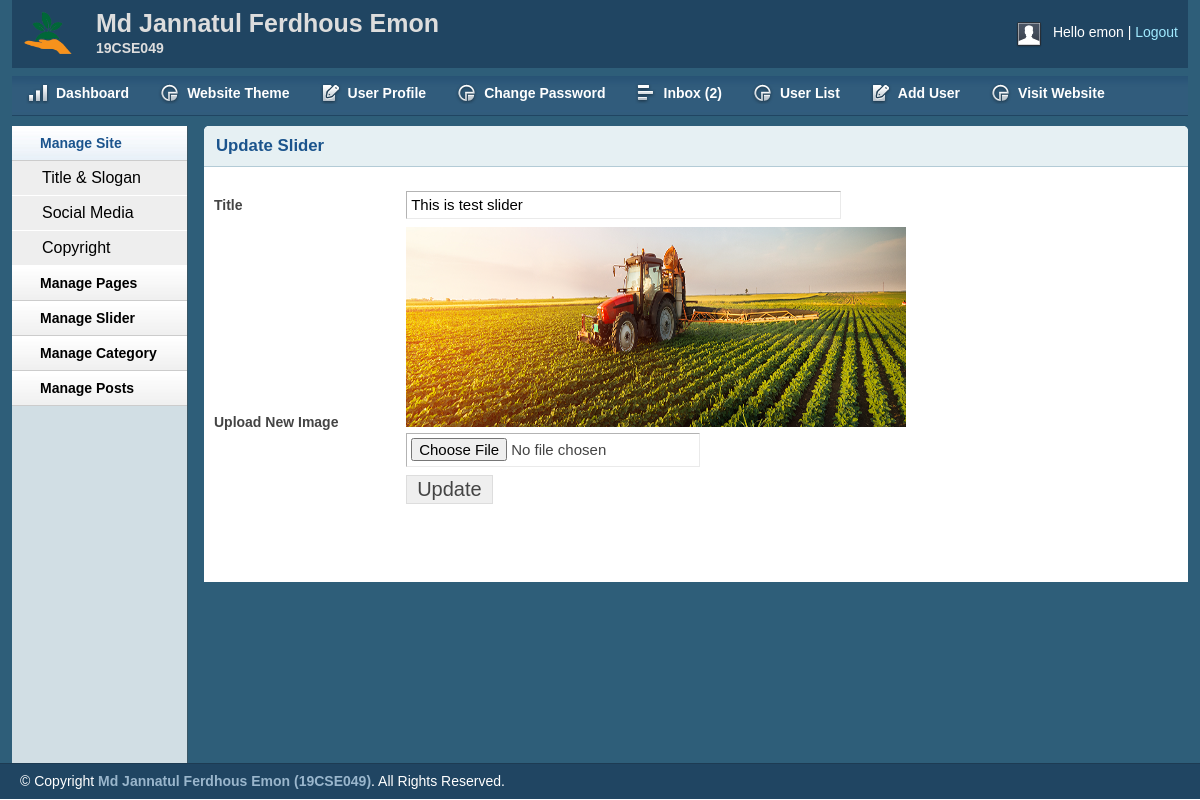
Page /admin/editslider.php?sliderid=4 (signed in) on the committed database.
### tables this page shows
CREATE TABLE `title_slogan` (
  `id` int(11) NOT NULL,
  `title` varchar(255) NOT NULL,
  `slogan` varchar(255) NOT NULL,
  `logo` varchar(255) NOT NULL
);

CREATE TABLE `slider` (
  `id` int(11) NOT NULL,
  `title` varchar(255) NOT NULL,
  `image` varchar(255) NOT NULL
);

### lib/Database.php (called while the page is built, shortened)
<?php
Class Database{
	public $host   = DB_HOST;
	public $user   = DB_USER;
	public $pass   = DB_PASS;
	public $dbname = DB_NAME;
	public $link;
	private function connectDB(){
	$this->link = new mysqli($this->host, $this->user, $this->pass, $this->dbname);
 }
	public function select($query){
		$result = $this->link->query($query) or die($this->link->error.__LINE__);
		if($result->num_rows > 0){
			return $result;
		} else {
			return false;
		}
	}
}

### lib/Session.php (called while the page is built, shortened)
<?php
    class Session{
        public static function get($key){
            if(isset($_SESSION[$key])){
               return $_SESSION[$key];
            }
            else{
                return false;
            }
        }
    }
?>

### admin/editslider.php (the view, shortened to what this page needs)
<?php include 'inc/header.php';?>
<?php include 'inc/sidebar.php';?>
<?php
    if(!isset($_GET['sliderid']) || $_GET['sliderid'] == NULL){
        echo "<script>window.location = 'sliderlist.php';</script>";
    }
    else{
        $sliderid = $_GET['sliderid'];
    }
?>
        <div class="grid_10">
            <div class="box round first grid">
                <h2>Update Slider</h2>
                <div class="block">
                <?php
                    $query = "select * from slider where id='$sliderid'";
                    $getslider = $db->select($query);
                    if($getslider){
                        while($result = $getslider->fetch_assoc()){
                ?>
                 <form action="" method="post" enctype="multipart/form-data">
                    <table class="form">
                        <tr>
                            <td>
                                <label>Title</label>
                            </td>
                            <td>
                                <input type="text" name="title" value="<?php echo $result['title']; ?>" class="medium" />
                            </td>
                        </tr>
                        <tr>
                            <td>
                                <label>Upload New Image</label>
                            </td>
                            <td>
                                <img src="<?php echo $result['image']; ?>" height="200px" width="500px"/></br>
                                <input type="file" name="image"/>
                            </td>
                        </tr>
						<tr>
                            <td></td>
                            <td>
                                <input type="submit" name="submit" Value="Update" />
                            </td>
                        </tr>
                    </table>
                    </form>
                    <?php } } ?>
                </div>
            </div>
        </div>
<?php include 'inc/footer.php';?>

### admin/inc/header.php (shortened to what this page needs)
<?php
include '../lib/Session.php';
?>
<?php include '../lib/Database.php';?>
<?php
	$db = new Database();
?>
<!DOCTYPE html>
<html>
<head>
<link rel="stylesheet" type="text/css" href="css/reset.css" media="screen" />
<link rel="stylesheet" type="text/css" href="css/text.css" media="screen" />
<link rel="stylesheet" type="text/css" href="css/grid.css" media="screen" />
<link rel="stylesheet" type="text/css" href="css/layout.css" media="screen" />
<link rel="stylesheet" type="text/css" href="css/nav.css" media="screen" />
<link href="css/table/demo_page.css" rel="stylesheet" type="text/css" />
</head>
<body>
<div class="container_12">
    <div class="grid_12 header-repeat">
    <?php
        $query = "select * from title_slogan where id='1'";
        $blog = $db->select($query);
        if($blog){
            while($result = $blog->fetch_assoc()){
    ?>
        <div id="branding">
            <div class="floatleft logo">
                <img src="<?php echo $result['logo']; ?>" alt="Logo" />
            </div>
            <div class="floatleft middle">
                <h1><?php echo $result['title']; ?></h1>
                <p><?php echo $result['slogan']; ?></p>
            </div>
            <div class="floatright">
                <div class="floatleft">
                    <img src="img/img-profile.jpg" alt="Profile Pic" /></div>
                <div class="floatleft marginleft10">
                    <ul class="inline-ul floatleft">
                        <li>Hello <?php echo Session::get('username'); ?></li>
                        <li><a href="?action=logout">Logout</a></li>
                    </ul>
                </div>
            </div>
        </div>
    <?php } } ?>
    </div>
    <div class="grid_12">
        <ul class="nav main">
            <li class="ic-dashboard"><a href="index.php"><span>Dashboard</span></a> </li>
            <?php
                if(Session::get('userRole')=='0'){
            ?>
            <li class="ic-charts"><a href="theme.php"><span>Website Theme</span></a> </li>
            <?php } ?>
            <li class="ic-form-style"><a href="profile.php"><span>User Profile</span></a></li>
            <li class="ic-charts"><a href="changepassword.php"><span>Change Password</span></a></li>
            <?php
                if(Session::get('userRole')=='0' || Session::get('userRole')=='1'){
            ?>
            <li class="ic-grid-tables"><a href="inbox.php"><span>
                Inbox
                <?php
                $query = "select * from contact where status='0' order by id desc";
				$msg = $db->select($query);
                if($msg){
                    $count = mysqli_num_rows($msg);
                    echo "(".$count.")";
                }
                else{
                    echo "(0)";
                }
                ?>
                </span></a></li>
            <?php } ?>
            <li class="ic-charts"><a href="userlist.php"><span>User List</span></a></li>
            <?php
                if(Session::get('userRole')=='0'){
            ?>
            <li class="ic-form-style"><a href="adduser.php"><span>Add User</span></a></li>
            <?php } ?>
            <li class="ic-charts"><a href="../index.php"><span>Visit Website</span></a></li>
        </ul>
    </div>

### admin/css/layout.css (style rules this page uses)
body { background: #fff none repeat scroll 0 0; color: #444; font-size: 14px; padding: 0; }
.floatleft { float:left; }
.logo img { margin-top: -15px; width: 52px; }
.middle { margin-left: 22px; margin-top: -14px; }
.middle h1 { color:#ddd;margin:0 }
.middle p { color: #ddd; margin: 0; font-weight: bold; }
.floatright { float:right; }
.inline-ul li { display:inline; color:#fff; }
.marginleft10 { margin-left:10px; }
a { color: #000; font-weight:bold; text-decoration: none; }
.container_12, .container_16 { background:#2E5E79; }
h1, h2, h3, h4, h5, h6 { line-height:1.2em; margin-bottom:.3em; }
h2 { margin-top:1em; }
#branding { font-weight: normal; margin-bottom: 0; padding: 22px 10px 3px; text-align: left; }
.header-repeat { background:url(../img/header-repeat.jpg) repeat-x; }
#branding a { color:#A1EAFF; font-weight:normal; }
#branding a:before { content:" | "; color:#fff; }
#branding ul, #branding ul li { margin:0px; padding:0px; }
#branding li { padding:0px 0px 0px 0px !important; }
.box { background:#fff; margin-bottom:20px; padding:10px 10px 10px 10px; margin-left:-8px; }
.box.grid { padding-bottom:40px; }
.box.round { -moz-border-radius: 5px 5px 0px 0px; -webkit-border-radius: 5px 5px 0px 0px; border-radius: 5px 5px 0px 0px; }
.box h2 { font-size:1.2em; font-weight:bold; color:#1B548D; background:#E6F0F3; margin:-10px -10px 0 -10px; padding:10px 12px; border-bottom:1px solid #B3CBD6; -moz-border-radius: 5px 5px 0px 0px; -webkit-border-radius: 5px 5px 0px 0px; border-radius: 5px 5px 0px 0px; }
.box.first { min-height: 406px; }
.block { padding-top:20px; }
p { margin-bottom:1em; }
ul, ol { padding-top:0; }
table.form { width:100%; }
table.form td { padding:4px 0px; }
table.form label { font-weight:bold; }
table.form input, table.form select { font-size: 15px; padding: 4px 4px 5px 4px; border-top: 1px solid #b3b3b3; border-left: 1px solid #b3b3b3; border-right: 1px solid #eaeaea; border-bottom: 1px solid #eaeaea; }
table.form input[type="submit"] { border: 1px solid #ddd; color: #444; cursor: pointer; font-size: 20px; padding: 2px 10px; }
input.medium { width: 55%; }
.block { padding-bottom:1px; }

### rows in the picture
title_slogan: logo (picture), title "Md Jannatul Ferdhous Emon", slogan "19CSE049"
slider: title "This is test slider", image (picture)

### other values in the picture
$count "2"
